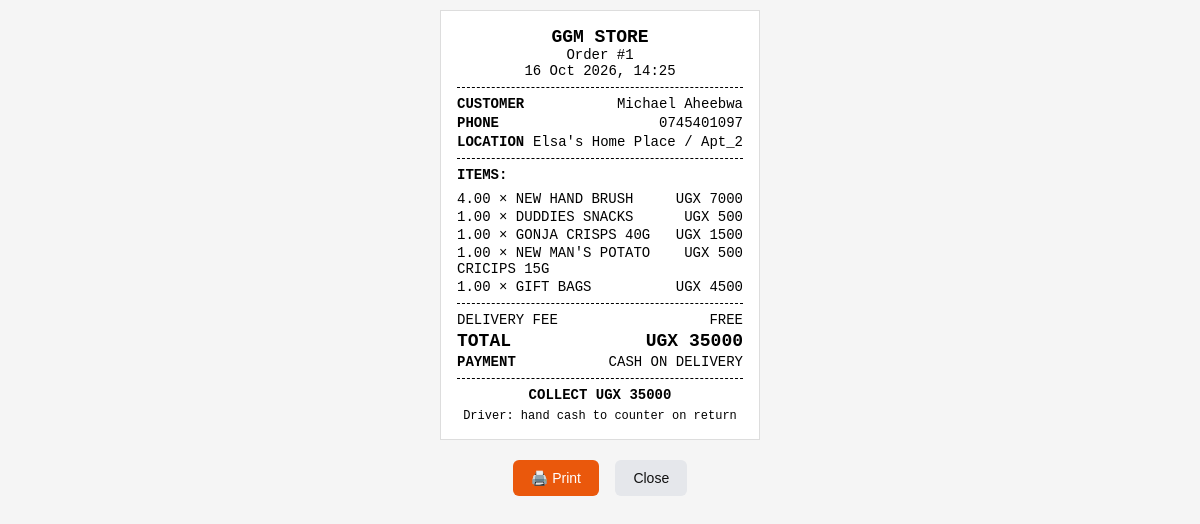
The page /staff/order/1/slip/ (signed in) on the database its author committed.
### marketplace/models.py (models this page shows, shortened)
class Order(models.Model):
    STATUS_CHOICES = [
        ('new', 'New Order'),
        ('confirmed', 'Confirmed'),
        ('packed', 'Packed & Ready'),
        ('delivered', 'Delivered'),
        ('cancelled', 'Cancelled'),
    ]
    PAYMENT_CHOICES = [
        ('cash', 'Cash on Delivery'),
        ('momo', 'MoMo on Delivery'),
    ]
    customer = models.ForeignKey(Customer, on_delete=models.CASCADE)
    status = models.CharField(max_length=20, choices=STATUS_CHOICES, default='new', db_index=True)
    payment_method = models.CharField(max_length=20, choices=PAYMENT_CHOICES, default='cash')
    total_amount = models.DecimalField(max_digits=10, decimal_places=2, default=0.00)
    delivery_fee = models.DecimalField(max_digits=10, decimal_places=2, default=0.00)
    is_modified = models.BooleanField(default=False, help_text="True if staff altered the items after the customer placed it")
    note = models.TextField(blank=True, help_text="Customer delivery instructions")
    created_at = models.DateTimeField(auto_now_add=True, db_index=True)
    updated_at = models.DateTimeField(auto_now=True)
    class Meta:
        ordering = ['-created_at']

class Customer(models.Model):
    phone_number = models.CharField(max_length=20, unique=True, db_index=True)
    name = models.CharField(max_length=255, blank=True)
    apartment = models.ForeignKey(Apartment, on_delete=models.SET_NULL, null=True, blank=True)
    unit_number = models.CharField(max_length=50, blank=True) # e.g., "Apt 4"

class Apartment(models.Model):
    name = models.CharField(max_length=255, unique=True) # e.g., "Block B"
    delivery_fee_override = models.DecimalField(
        max_digits=10,
        decimal_places=2,
        null=True,
        blank=True,
        help_text="Leave blank to use the global delivery fee. Set to 0 for free delivery.",
    )

class OrderItem(models.Model):
    order = models.ForeignKey(Order, on_delete=models.CASCADE, related_name='items', db_index=True)
    product = models.ForeignKey(Product, on_delete=models.SET_NULL, null=True)
    quantity = models.DecimalField(max_digits=10, decimal_places=2, default=1.00)
    price_at_time_of_order = models.DecimalField(max_digits=10, decimal_places=2) # Lock in the price

class Product(models.Model):
    code = models.CharField(max_length=50, unique=True, db_index=True) # e.g., "000001"
    name = models.CharField(max_length=255)
    parent_group = models.CharField(
        max_length=255,
        blank=True,
        null=True,
        db_index=True,
        help_text="Items with the same parent group will be grouped together (e.g., 'Kakira Sugar')",
    )
    variant_label = models.CharField(
        max_length=50,
        blank=True,
        null=True,
        help_text="The specific variant shown to the customer (e.g., '1KG', '25KG', 'Chilli')",
    )
    group = models.ForeignKey(ProductGroup, on_delete=models.SET_NULL, null=True, blank=True)
    unit = models.ForeignKey(Unit, on_delete=models.SET_NULL, null=True, blank=True)
    cost_price = models.DecimalField(max_digits=10, decimal_places=2, default=0.00)
    selling_price = models.DecimalField(max_digits=10, decimal_places=2, default=0.00)
    stock_quantity = models.DecimalField(max_digits=10, decimal_places=2, default=0.00)
    low_stock_threshold = models.DecimalField(
        max_digits=10,
        decimal_places=2,
        default=5.00,
        help_text="Alert when stock falls to or below this number",
    )
    manually_disabled = models.BooleanField(default=False)
    is_active = models.BooleanField(default=True) # Toggle to hide out-of-stock or disabled items
    image = models.ImageField(
        upload_to='products/',
        null=True,
        blank=True,
        storage=CloudinaryMediaStorage(),
    )

### marketplace/views.py (the view)
# urls.py: path('staff/order/<int:order_id>/slip/', views.staff_order_slip, name='staff_order_slip'),
@login_required
def staff_order_slip(request, order_id):
    order = get_object_or_404(
        Order.objects.select_related(
            'customer', 'customer__apartment'
        ).prefetch_related('items__product'),
        id=order_id,
    )
    return render(request, 'marketplace/staff_order_slip.html', {'order': order})

### marketplace/context_processors.py (called while the page is built)
def vapid_public_key(request):
    return {'VAPID_PUBLIC_KEY': settings.VAPID_PUBLIC_KEY}

def store_context(request):
    return {
        'config': SimpleLazyObject(_load_config),
        'current_customer': SimpleLazyObject(lambda: _load_customer(request)),
    }

### templates/marketplace/staff_order_slip.html (shortened to what this page needs)
<!DOCTYPE html>
<html lang="en">
<head>
</head>
<body>
    <div class="slip">
        <div class="center bold big">GGM STORE</div>
        <div class="center">Order #{{ order.id }}</div>
        <div class="center">{{ order.created_at|date:"d M Y, H:i" }}</div>
        <hr>
        <div class="row">
            <span class="bold">CUSTOMER</span>
            <span>{{ order.customer.name|default:"—" }}</span>
        </div>
        <div class="row">
            <span class="bold">PHONE</span>
            <span>{{ order.customer.phone_number }}</span>
        </div>
        {% if order.customer.apartment %}
        <div class="row">
            <span class="bold">LOCATION</span>
            <span>{{ order.customer.apartment.name }}{% if order.customer.unit_number %} / {{ order.customer.unit_number }}{% endif %}</span>
        </div>
        {% endif %}
        <hr>
        <div class="bold">ITEMS:</div>
        <div class="items">
            {% for item in order.items.all %}
            <div class="item">
                <span>{{ item.quantity }} × {% if item.product %}{{ item.product.name|truncatechars:28 }}{% else %}Removed product{% endif %}</span>
                <span>UGX {{ item.price_at_time_of_order|floatformat:0 }}</span>
            </div>
            {% endfor %}
        </div>
        <hr>
        <div class="row">
            <span>DELIVERY FEE</span>
            <span>{% if order.delivery_fee == 0 %}FREE{% else %}UGX {{ order.delivery_fee|floatformat:0 }}{% endif %}</span>
        </div>
        <div class="row total">
            <span>TOTAL</span>
            <span>UGX {{ order.total_amount|floatformat:0 }}</span>
        </div>
        <div class="row">
            <span class="bold">PAYMENT</span>
            <span>{% if order.payment_method == 'cash' %}CASH ON DELIVERY{% else %}MOMO ON DELIVERY{% endif %}</span>
        </div>
        <hr>
        <div class="center bold">COLLECT UGX {{ order.total_amount|floatformat:0 }}</div>
        <div class="center" style="margin-top: 6px; font-size: 12px;">
            Driver: hand cash to counter on return
        </div>
    </div>
    <div class="actions">
        <button class="btn-print" onclick="window.print()">🖨️ Print</button>
        <a class="btn-close" href="{% url 'staff_order_detail' order.id %}">Close</a>
    </div>
</body>
</html>

### templates/marketplace/staff_order_slip.html (style rules this page uses)
* { box-sizing: border-box; }
body { font-family: 'Courier New', Courier, monospace; font-size: 14px; margin: 0; padding: 10px; background: #f5f5f5; }
.slip { max-width: 320px; margin: 0 auto; background: #fff; padding: 16px; border: 1px solid #ddd; }
.center { text-align: center; }
.bold { font-weight: bold; }
.big { font-size: 18px; }
hr { border: 0; border-top: 1px dashed #000; margin: 8px 0; }
.row { display: flex; justify-content: space-between; gap: 8px; margin: 3px 0; }
.row span:last-child { text-align: right; }
.items { margin: 8px 0; }
.item { display: flex; justify-content: space-between; gap: 8px; margin: 2px 0; }
.item span:first-child { overflow-wrap: anywhere; }
.item span:last-child { flex-shrink: 0; text-align: right; }
.total { font-size: 18px; font-weight: bold; }
.actions { text-align: center; margin: 16px auto; max-width: 320px; }
.actions button, .actions a { display: inline-block; padding: 10px 18px; margin: 4px; font-family: sans-serif; font-size: 14px; border-radius: 6px; border: 0; cursor: pointer; text-decoration: none; }
.btn-print { background: #ea580c; color: #fff; }
.btn-close { background: #e5e7eb; color: #111; }

### rows shown on the page
Order: id "1", created_at "16 Oct 2026, 14:25", customer.name "Michael Aheebwa", customer.phone_number "0745401097", customer.apartment.name "Elsa's Home Place", customer.unit_number "Apt_2", total_amount "35000"
OrderItem: quantity "4.00", product.name "NEW HAND BRUSH", price_at_time_of_order "7000"
OrderItem: quantity "1.00", product.name "DUDDIES SNACKS", price_at_time_of_order "500"
OrderItem: quantity "1.00", product.name "GONJA CRISPS 40G", price_at_time_of_order "1500"
OrderItem: quantity "1.00", product.name "NEW MAN'S POTATO CRICIPS 15G", price_at_time_of_order "500"
OrderItem: quantity "1.00", product.name "GIFT BAGS", price_at_time_of_order "4500"
